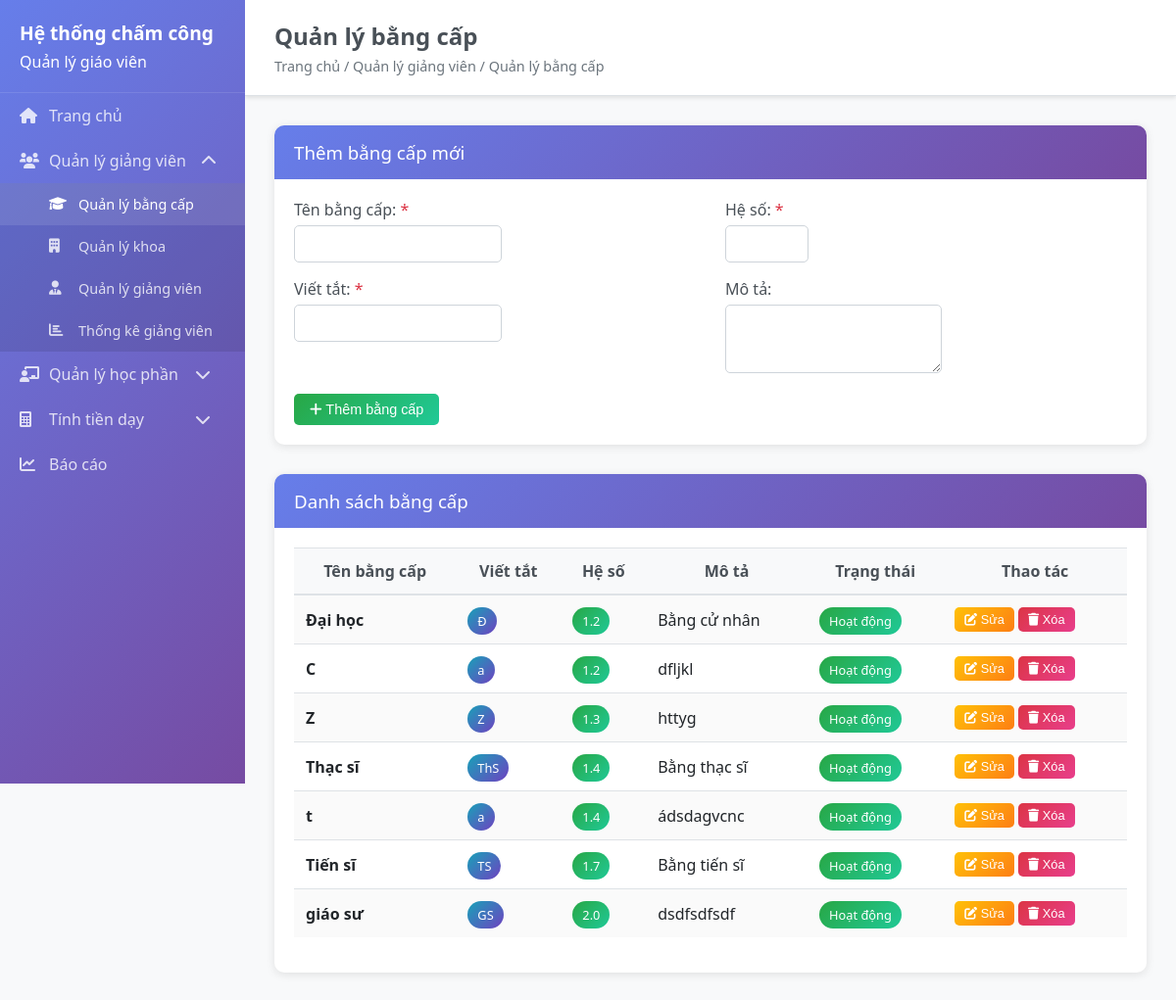
The app's page /degrees, older data.
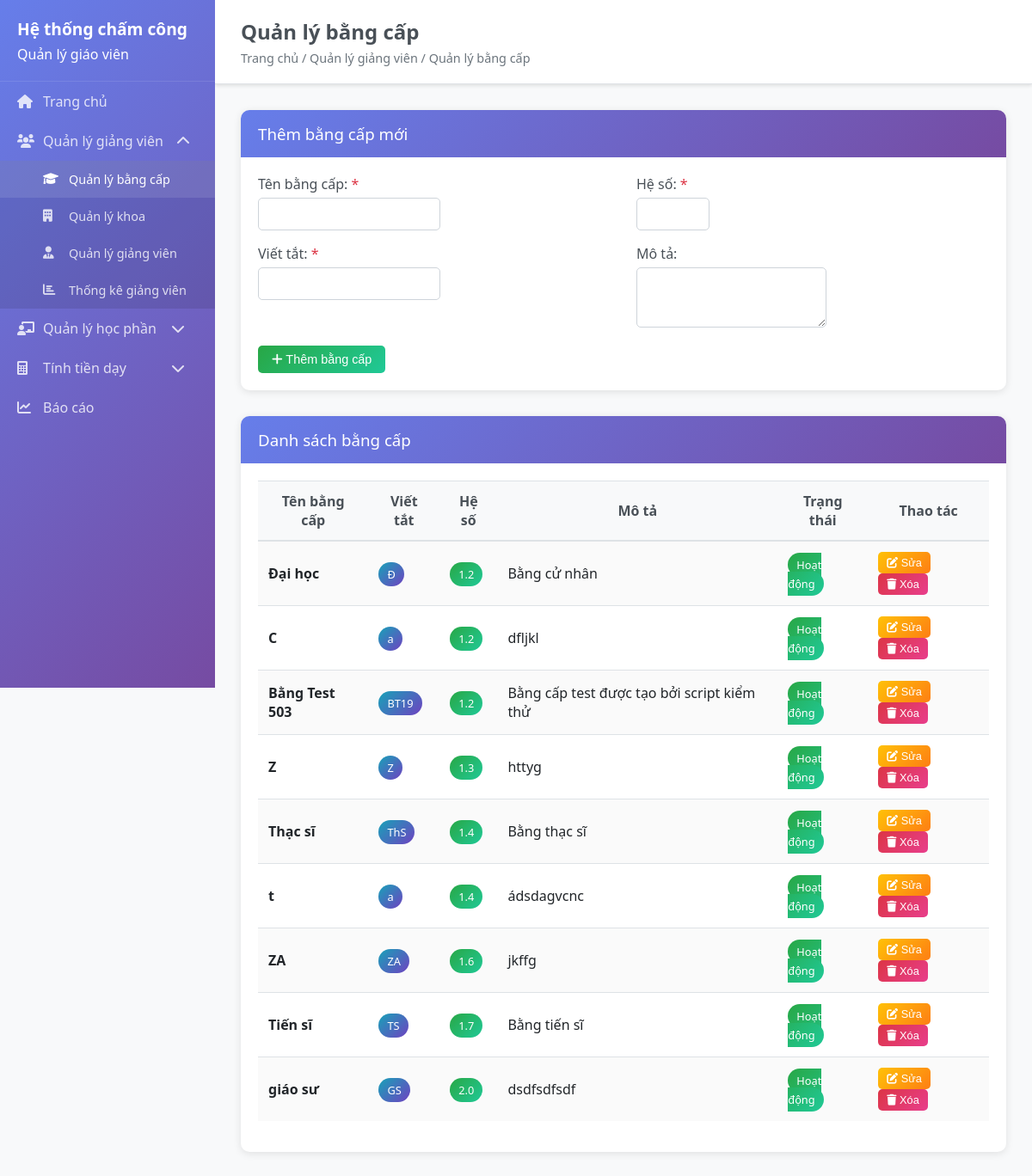
The same page, newer data.
### backend/models/degree.py (models this page shows, shortened)
class Degree(BaseModel):
    __tablename__ = 'degrees'
    name = db.Column(db.String(100), nullable=False, unique=True)
    abbreviation = db.Column(db.String(20), nullable=False)
    coefficient = db.Column(db.Numeric(3, 2), nullable=False, default=1.0)
    description = db.Column(db.Text, nullable=True)
    is_active = db.Column(db.Boolean, default=True)

### backend/app.py (the view)
@app.route('/degrees')
def degrees():
    try:
        if 'Degree' in globals():
            degrees_list = Degree.query.filter_by(is_active=True).order_by(Degree.coefficient).all()
        else:
            degrees_list = []
        return render_template('degrees.html', degrees=degrees_list)
    except Exception as e:
        print(f"Error in degrees route: {e}")
        return render_template('degrees.html', degrees=[])

### frontend/templates/degrees.html (shortened to what this page needs)
{% extends "base.html" %}
{% block page_title %}Quản lý bằng cấp{% endblock %}
{% block breadcrumb %}Trang chủ / Quản lý giảng viên / Quản lý bằng cấp{% endblock %}
{% block content %}
<div class="card">
    <div class="card-header">
        <h3>Thêm bằng cấp mới</h3>
    </div>
    <div class="card-body">
        <form id="degree-form">
            <div class="row">
                <div class="col-md-6">
                    <div class="form-group">
                        <label for="degree-name">Tên bằng cấp: <span class="text-danger">*</span></label>
                        <input type="text" id="degree-name" name="name" class="form-control" required>
                    </div>
                    <div class="form-group">
                        <label for="degree-abbreviation">Viết tắt: <span class="text-danger">*</span></label>
                        <input type="text" id="degree-abbreviation" name="abbreviation" class="form-control" required>
                    </div>
                </div>
                <div class="col-md-6">
                    <div class="form-group">
                        <label for="degree-coefficient">Hệ số: <span class="text-danger">*</span></label>
                        <input type="number" id="degree-coefficient" name="coefficient" class="form-control" step="0.1" min="1.0" max="3.0" required>
                    </div>
                    <div class="form-group">
                        <label for="degree-description">Mô tả:</label>
                        <textarea id="degree-description" name="description" class="form-control" rows="3"></textarea>
                    </div>
                </div>
            </div>
            <button type="submit" class="btn btn-success" id="submit-btn">
                <i class="fas fa-plus"></i> Thêm bằng cấp
            </button>
        </form>
    </div>
</div>
<div class="card">
    <div class="card-header">
        <h3>Danh sách bằng cấp</h3>
    </div>
    <div class="card-body">
        <div class="table-responsive">
            <table class="table table-striped" id="degrees-table">
                <thead>
                    <tr>
                        <th>Tên bằng cấp</th>
                        <th>Viết tắt</th>
                        <th>Hệ số</th>
                        <th>Mô tả</th>
                        <th>Trạng thái</th>
                        <th>Thao tác</th>
                    </tr>
                </thead>
                <tbody>
                    {% for degree in degrees %}
                    <tr>
                        <td><strong>{{ degree.name }}</strong></td>
                        <td><span class="badge badge-info">{{ degree.abbreviation }}</span></td>
                        <td><span class="badge badge-success">{{ "%.1f"|format(degree.coefficient) }}</span></td>
                        <td>{{ degree.description or '-' }}</td>
                        <td>
                            <span class="badge badge-{{ 'success' if degree.is_active else 'secondary' }}">
                                {{ 'Hoạt động' if degree.is_active else 'Ngưng' }}
                            </span>
                        </td>
                        <td>
                            <button class="btn btn-warning btn-sm" onclick="editDegree({{ degree.id }})">
                                <i class="fas fa-edit"></i> Sửa
                            </button>
                            <button class="btn btn-danger btn-sm" onclick="deleteDegree({{ degree.id }})">
                                <i class="fas fa-trash"></i> Xóa
                            </button>
                        </td>
                    </tr>
                    {% else %}
                    <tr>
                        <td colspan="6" class="text-center">Chưa có bằng cấp nào</td>
                    </tr>
                    {% endfor %}
                </tbody>
            </table>
        </div>
    </div>
</div>
{% endblock %}

Row changes from the older to the newer data that the page shows:
added Degree: name "Bằng Test 503", abbreviation "BT19", coefficient "1.2", description "Bằng cấp test được tạo bởi script kiểm thử", is_active "Hoạt động"
added Degree: name "ZA", abbreviation "ZA", coefficient "1.6", description "jkffg", is_active "Hoạt động"
